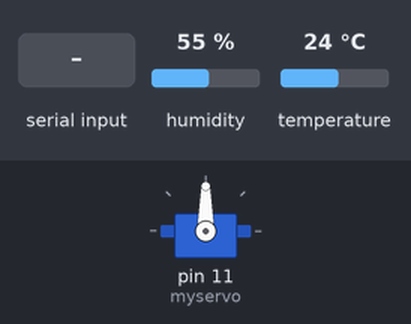
Recording of a sketch running on a simulated Arduino Uno, built with avr-gcc and run on an emulated ATmega328P. Parts: servo. Inputs (shaded band) come from the test bench; at power-on: humidity 55 %, temperature 24 °C. What the sketch prints to the serial monitor is not drawn.

Above: at 4.9 s.
5.0 s: "1" received over the second serial link
At 6.8 s:
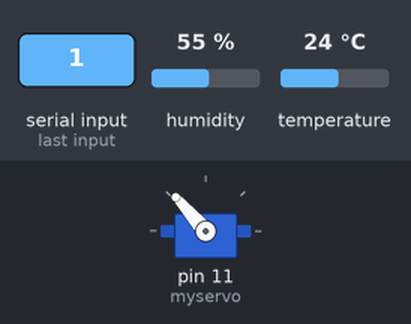
8.1 s: "0" received over the second serial link
At 9.5 s:
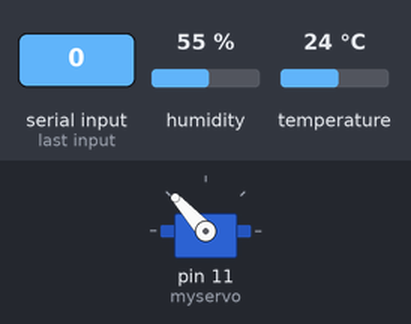
Timing chart, 0 to 11.1 s (numbered marks = the images above; inputs shaded):
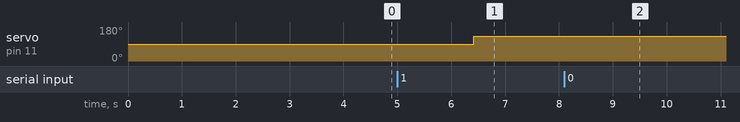

The sketch:

Motor.ino
```cpp
#include <SoftwareSerial.h>
#include <Servo.h>
#include "DHT.h"
#define DHTPIN 2
#define DHTTYPE DHT11

DHT dht(DHTPIN, DHTTYPE);
SoftwareSerial Bluetooth(13, 12);
Servo myservo;
int Position ;

void setup() {
  // put your setup code here, to run once:
  Bluetooth.begin(9600);
  Serial.begin(9600);
  Serial.println(F("DHTxx test!"));
  dht.begin();
  Bluetooth.println("Ready for command...");
  myservo.attach(11);
}

void loop() {
delay(2000);
  // Reading temperature or humidity takes about 250 milliseconds!
  // Sensor readings may also be up to 2 seconds 'old' (its a very slow sensor)
  float h = dht.readHumidity();
  // Read temperature as Celsius (the default)
  float t = dht.readTemperature();
  // Read temperature as Fahrenheit (isFahrenheit = true)
  float f = dht.readTemperature(true);

  // Check if any reads failed and exit early (to try again).
  if (isnan(h) || isnan(t) || isnan(f)) {
    Serial.println(F("Failed to read from DHT sensor!"));
    return;
  }

  // Compute heat index in Fahrenheit (the default)
  float hif = dht.computeHeatIndex(f, h);
  // Compute heat index in Celsius (isFahreheit = false)
  float hic = dht.computeHeatIndex(t, h, false);

    //Bluetooth.println("Comfortable level of humidity and temperature");

    Serial.print(dht.readHumidity()); Serial.print(" %\t\n");
    Serial.print(dht.readTemperature()); Serial.println(" Degree Celsius\t");
    Bluetooth.print("The Humidity and Temperature are \n");
    Bluetooth.print(dht.readHumidity()); Bluetooth.print(" %  and \t\n");
    Bluetooth.print(dht.readTemperature()); Bluetooth.println(" Degree Celcius Respectively \t");

  Serial.print(F("Humidity: "));
  Serial.print(h);
  Serial.print(F("%  Temperature: "));
  Serial.print(t);
  Serial.print(F("°C "));
  Serial.print(f);
  Serial.print(F("°F  Heat index: "));
  Serial.print(hic);
  Serial.print(F("°C "));
  Serial.print(hif);
  Serial.println(F("°F"));

  if(Bluetooth.available()>0)
  {
  Position = Bluetooth.read();
  Position = map(Position, 0, 180, 180, 0);
  myservo.write(Position);
  //myservo.write(0);
  //myservo.write(180);
  }

}
```

Measured:
- after the input at 5.0 s, servo on pin 11 (myservo): 90° → 131° after 1.4 s
- after the input at 8.1 s, servo on pin 11 (myservo): 131° → 132° after 0.45 s
